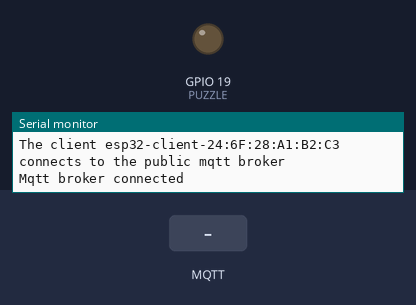
Bench run of a program on a simulated ESP32. Shown: output pins drawn as LEDs (lit = HIGH), the last lines printed to the serial monitor. The test bench sets the inputs (shaded band). WiFi joins after 1.5 s; servers stay silent unless stated; no MQTT or app messages arrive unless stated.

Above: at 6.7 s.
6.8 s: MQTT message "1" arrives on the first subscribed topic
At 7.7 s:
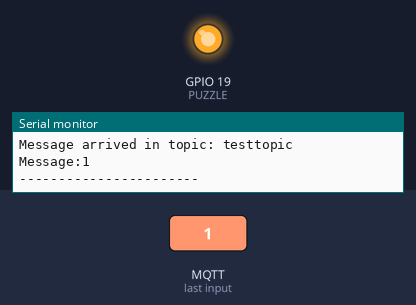
Timing chart, 0 to 14.3 s (numbered marks = the images above; inputs shaded):
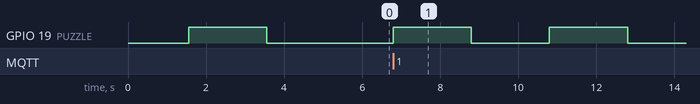

Measured:
- after the input at 6.8 s, GPIO 19 (PUZZLE): alternates HIGH for 2.0 s and LOW for 2.0 s, starting at once

The program:

main.cpp
```cpp
#include <Arduino.h>
#include <WiFi.h>
#include <PubSubClient.h>

// WiFi
const char *ssid = ""; // Enter your WiFi name
const char *password = "";  // Enter WiFi password

// MQTT Broker
const char *mqtt_broker = "";
const char *topic = "testtopic";
const int mqtt_port = 1883;

#define PUZZLE 19

WiFiClient espClient;
PubSubClient client(espClient);

void beep() {
  digitalWrite(PUZZLE, HIGH);
  delay(2000);
  digitalWrite(PUZZLE, LOW);
  delay(2000);
 }

void callback(char *topic, byte *payload, unsigned int length) {
 Serial.print("Message arrived in topic: ");
 Serial.println(topic);
 Serial.print("Message:");
 for (int i = 0; i < length; i++) {
     Serial.print((char) payload[i]);
 }
 Serial.println();
 Serial.println("-----------------------");
  beep();
  beep();
}


void setup() {
  pinMode(PUZZLE, OUTPUT);
 // digitalWrite(PUZZLE, LOW);
 // Set software serial baud to 115200;
 Serial.begin(115200);
 // connecting to a WiFi network
 WiFi.begin(ssid, password);
 while (WiFi.status() != WL_CONNECTED) {
     delay(500);
     Serial.println("Connecting to WiFi..");
}
 Serial.println("Connected to the WiFi network");
 //connecting to a mqtt broker
 client.setServer(mqtt_broker, mqtt_port);
 client.setCallback(callback);
 while (!client.connected()) {
     String client_id = "esp32-client-";
     client_id += String(WiFi.macAddress());
     Serial.printf("The client %s connects to the public mqtt broker\n", client_id.c_str());
     if (client.connect(client_id.c_str())) {
         Serial.println("Mqtt broker connected");
     } else {
         Serial.print("failed with state ");
         Serial.print(client.state());
         delay(2000);
     }
 }
 // publish and subscribe
 client.publish(topic, "Hi , I'm ESP32 ^_^");
 client.subscribe(topic);
 beep();
}


void loop() {
 client.loop();
}
```
